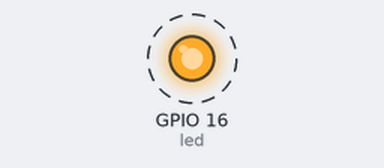
The program below on a simulated Raspberry Pi (BCM pin numbers). Parts: output pins drawn as LEDs (lit = HIGH). Dashed ring = blinking. What the program prints to the terminal is not drawn.

Above: at 0.5 s.
Timing chart, 0 to 4.6 s (numbered marks = the images above):
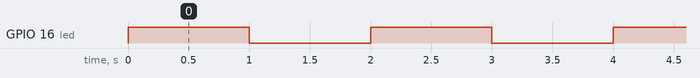

Measured:
- by itself, GPIO 16 (led): alternates HIGH for 1.0 s and LOW for 1.0 s

The program:

flash-led2.py
```python
from gpiozero import LED
from time import sleep

led_gpio_pin = 16  # LED is connected to GPIO16 (physical pin 36)

print(f"Configuring LED on {led_gpio_pin}")

led = LED(led_gpio_pin)

print(f"Flashing LED")

while True:
    led.on()
    sleep(1)
    led.off()
    sleep(1)
```
